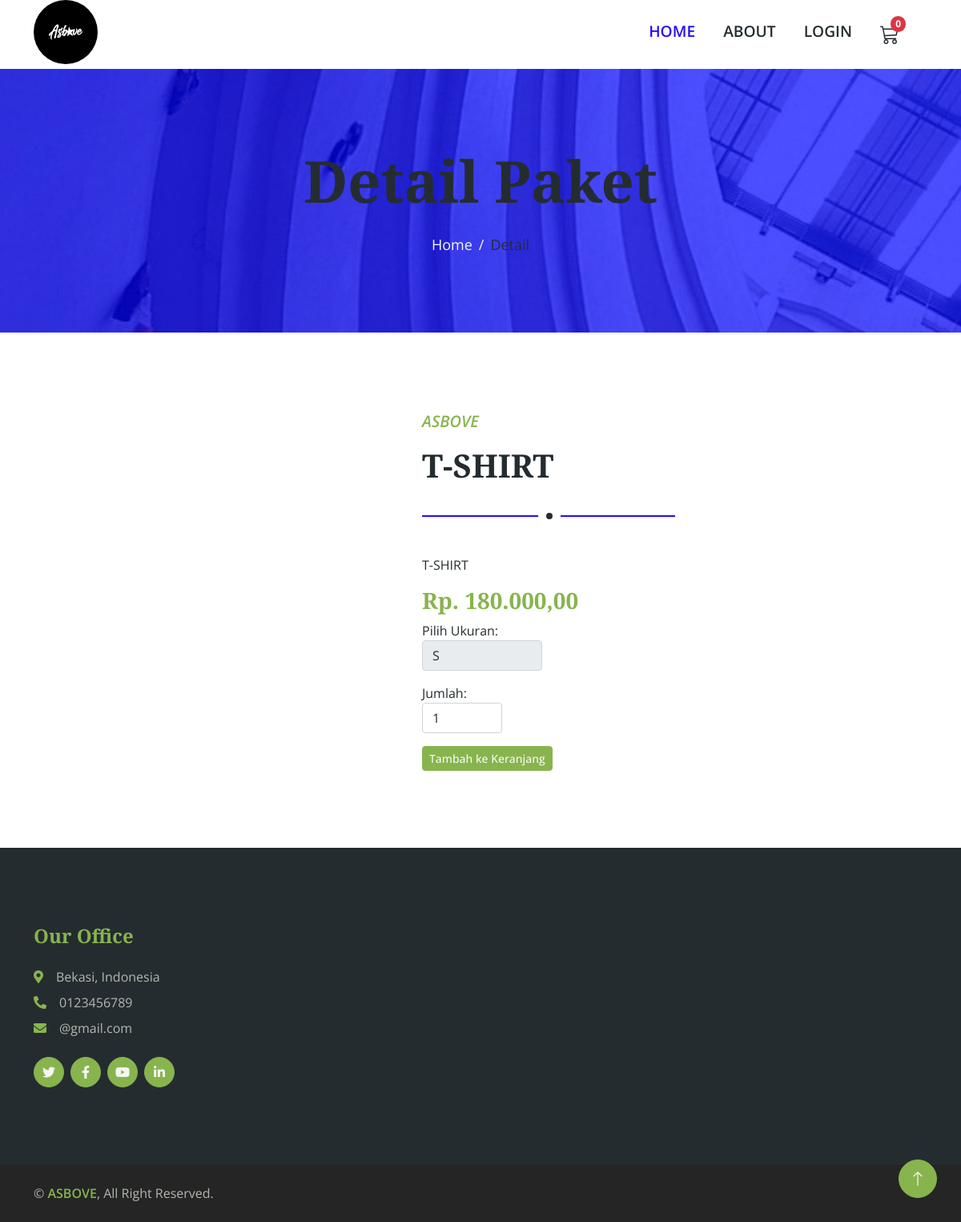
The app's page /Beranda/detail?id=7 with its own data.
### tables this page shows
CREATE TABLE `tb_katalog` (
  `id_katalog` int(5) NOT NULL,
  `image` varchar(100) NOT NULL,
  `nama_paket` varchar(100) NOT NULL,
  `deskripsi` text NOT NULL,
  `harga` int(11) NOT NULL,
  `id_user` int(5) NOT NULL,
  `size` varchar(5) DEFAULT NULL
);

### application/controllers/Beranda.php (called while the page is built, shortened)
<?php
class Beranda extends CI_Controller
{
    public function __construct()
    {
        $this->load->database();
        $this->load->model('katalog_model');
        $this->load->model('pesanan_model');
        $this->load->helper('text');
    }
    public function detail()
    {
        if ($this->input->get('id')) {
            $cek_data = $this->katalog_model->get_katalog_by_id($this->input->get('id'))->num_rows();
            if ($cek_data > 0) {
                $data = array(
                    'title' => 'ASBOVE',
                    'page' => 'landing/detail',
                    'katalog' => $this->katalog_model->get_katalog_by_id($this->input->get('id'))->row()
                );
                $this->load->view('landing/template/sites', $data);
            } else {
                redirect('/');
            }
        } else {
            redirect('/');
        }
    }
}

### index.php (called while the page is built, shortened)
<?php
require_once BASEPATH.'core/CodeIgniter.php';

### application/models/Katalog_model.php (called while the page is built, shortened)
<?php if (!defined('BASEPATH')) exit('No direct script access allowed');
class Katalog_model extends CI_Model
{
    public function get_katalog_by_id($id)
    {
        $this->db->select('*');
        $this->db->from('tb_katalog tbc');
        $this->db->join('tb_user tbu', 'tbu.id_user = tbc.id_user');
        $this->db->where('tbc.id_katalog', $id);
        $query = $this->db->get();
        return $query;
    }
}

### application/views/landing/detail.php (the view, shortened to what this page needs)
<div class="container-fluid page-header py-5 mb-5 wow fadeIn" data-wow-delay="0.1s">
    <div class="container text-center py-5">
        <h1 class="display-2 text-dark mb-4 animated slideInDown">Detail Paket</h1>
        <nav aria-label="breadcrumb animated slideInDown">
            <ol class="breadcrumb justify-content-center mb-0">
                <li class="breadcrumb-item"><a href="<?= base_url(''); ?>">Home</a></li>
                <li class="breadcrumb-item text-dark" aria-current="page">Detail</li>
            </ol>
        </nav>
    </div>
</div>
<div class="container-xxl py-5">
    <div class="container">
        <div class="row g-5">
            <div class="col-lg-5 wow fadeIn" data-wow-delay="0.1s">
            </div>
            <div class="col-lg-7 wow fadeIn" data-wow-delay="0.5s">
                <div class="section-title">
                    <p class="fs-5 fw-medium fst-italic text-primary">ASBOVE</p>
                    <h1 class="display-6"><?= $katalog->nama_paket; ?></h1>
                </div>
                <p><?= $katalog->deskripsi; ?></p>
                <h3 class="text-primary">Rp. <?= number_format($katalog->harga, 2, ",", "."); ?></h3>
                <?= form_open('Beranda/tambah_ke_keranjang'); ?>
                    <label for="size">Pilih Ukuran:</label>
                    <select name="size" id="size" class="form-control mb-3" style="width: 150px;">
                        <option value="S">S</option>
                    </select>
                    <label for="qty">Jumlah:</label>
                    <input type="number" name="qty" id="qty" value="1" min="1" class="form-control mb-3" style="width: 100px;">
                    <button type="submit" class="btn btn-primary btn-sm">Tambah ke Keranjang</button>
                <?= form_close(); ?>
            </div>
        </div>
    </div>
</div>

### assets/landing/css/style.css (style rules this page uses)
:root { --primary: #240bff; --secondary: #f3ff1c; --light: #F5F8F2; --dark: #252C30; }
.fw-medium { font-weight: 600; }
.btn { transition: .5s; font-weight: 500; }
.btn-primary, .btn-outline-primary:hover { color: var(--light); }
.page-header { background: linear-gradient(rgba(0, 4, 255, 0.7), rgba(0, 4, 255, 0.7)), url(../img/gedunggundar.jpg) center center no-repeat; background-size: cover; }
.page-header .breadcrumb-item+.breadcrumb-item::before { color: var(--light); }
.page-header .breadcrumb-item, .page-header .breadcrumb-item a { font-size: 18px; color: var(--light); }
.section-title { position: relative; margin-bottom: 3rem; padding-bottom: 2rem; }
.section-title::before { position: absolute; content: ""; width: 50%; height: 2px; bottom: 0; left: 0; background: var(--primary); }
.section-title::after { position: absolute; content: ""; width: 28px; height: 28px; bottom: -13px; left: calc(25% - 13px); background: var(--dark); border: 10px solid #FFFFFF; border-radius: 28px; }

### records on screen
tb_katalog: nama_paket "T-SHIRT", deskripsi "T-SHIRT", harga "180.000,00"

### other values on screen
$this->cart->total_items() "0"
